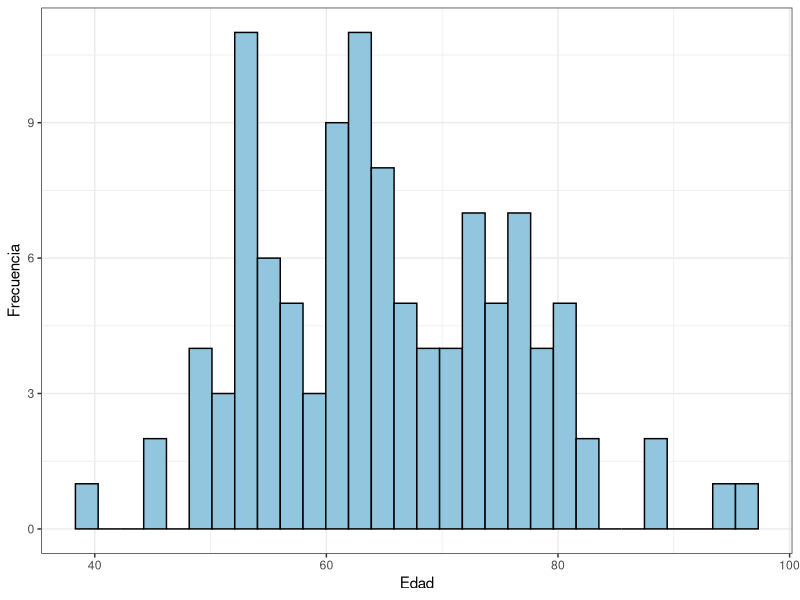
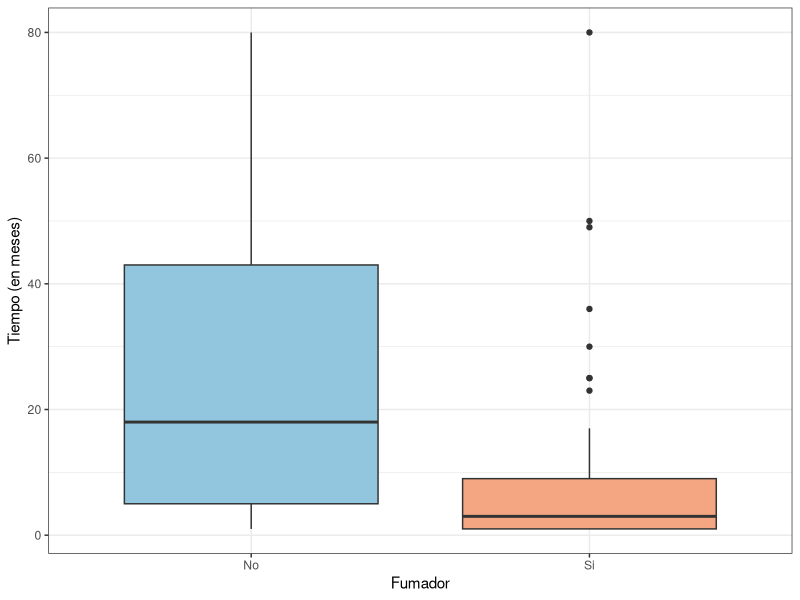
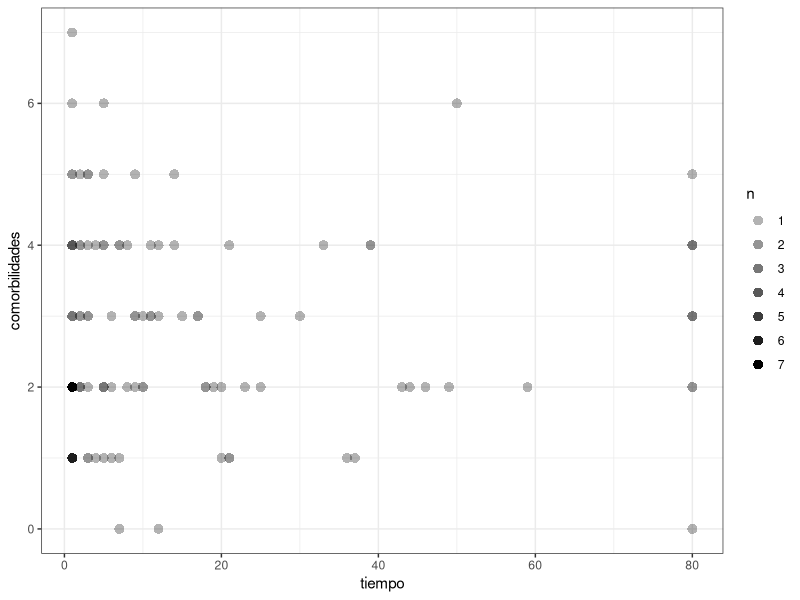
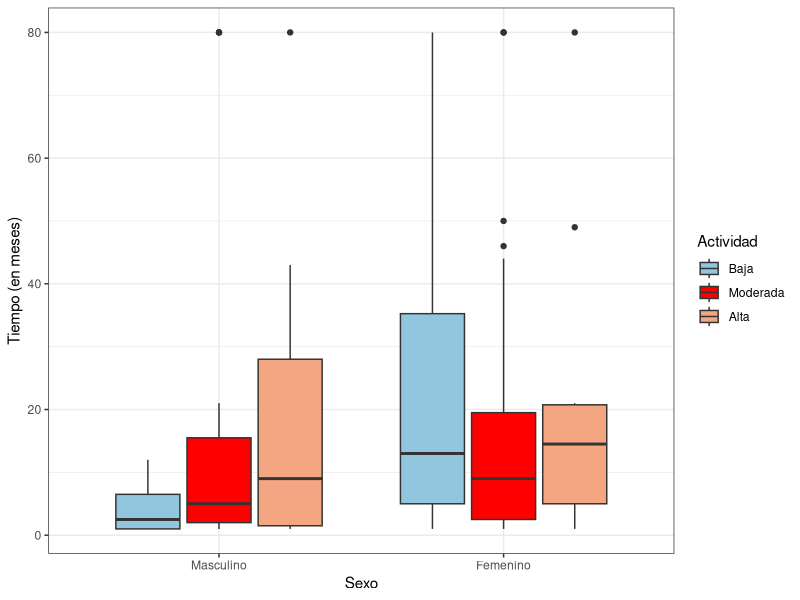
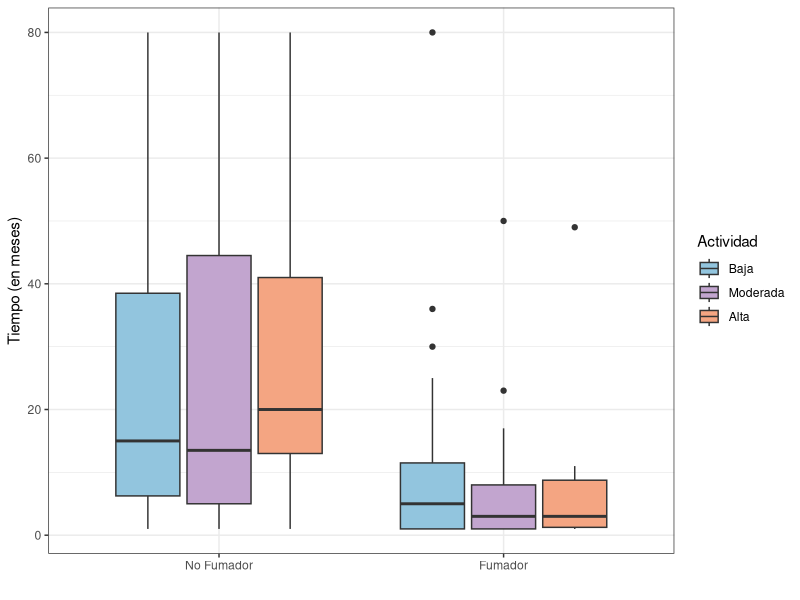
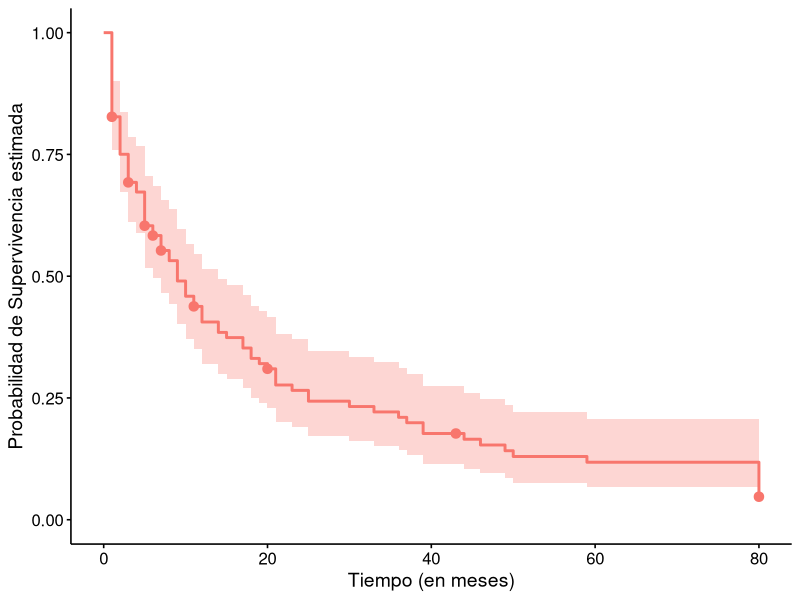
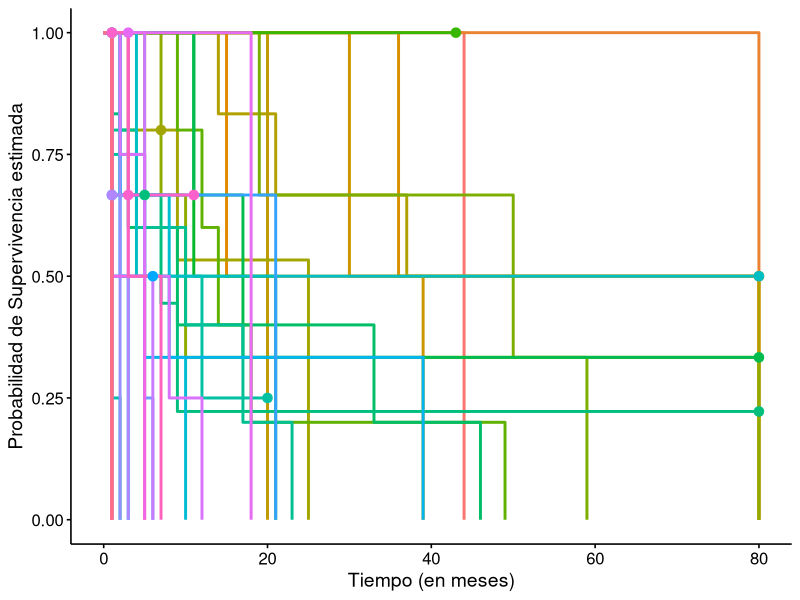
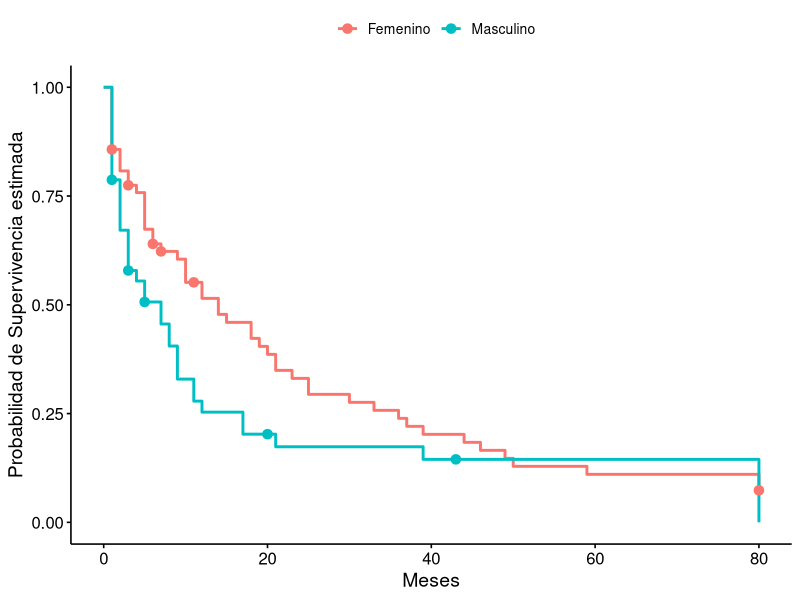

Here is the R script that generated these plots, in order:
## ---- chunk 1
# Te voy a pedir porfis si podés ver de arreglar los títulos de las tablas? Porque no sé qué toqué pero los rompí :P :(

# TO DO: (alt + 127)
# ⌂ Introducción
# ⌂ Que se referencie Figura 1, etc (en vez de sólo el 1)
# ⌂ Referenciar tablas
# ⌂ Centrar captions (de tablas y figuras)
# ⌂ Hacer que los gráficos sean un toque más chicos y que no se muevan
# ⌂ Mejorar captions
# ⌂ CATEGORIZAR COMORBILIDAD (0-2, 3-4, >=5)
# ⌂



# PARA VER DE CATEGORIZAR COMORBILIDADES:
# Otro Estudio solo el 6% de los pacientes con enfermedad pulmonar obstructiva crónica no tenía otra afección médica crónica, con un promedio de 3.7 comorbilidades en pacientes con EPOC frente a 1.8 en controles sanos.
# 
# Otro estudio informó que más del 50% de una cohorte de 1522 pacientes con EPOC tenían 1 o 2 comorbilidades, el 15.8% tenía 3 o 4 comorbilidades y el 6.8% tenía 5 o más.
# FUENTE: https://scielo.isciii.es/scielo.php?script=sci_arttext&pid=S2529-850X2020001000010#B16

# Siento que dice cosas muy variadas VER QUE USAR
## ---- chunk 2
knitr::opts_chunk$set(
  warning = FALSE,
  message = FALSE, 
  echo = F,
  fig.pos = 'H',
  fig.align = "center"
)
## ---- chunk 3
# install.packages("bookdown")
library(readr)
library(tibble)
library(tidyverse)
library(dplyr)
library(knitr)
library(kableExtra)
library(RColorBrewer) # Paletas
library(survival)  # Manejo datos de supervivencia 
library(survminer) # Crear gráficos con la función ggsurvplot()
library(survMisc)  # Para realizar el test de tendencia
library(ggpubr)    # Manejo de gráficos con ggplot (o ggsurvplot)

# Para que las tablas, etc esté en español
# tinytex::tlmgr_install("babel-spanish")


## ---- chunk 4
# Somos el grupo 7 así que nos corresponde el dataset 7:

datos <- read_csv("conjunto_grupo_7.csv")
summary(datos)

## ---- chunk 5
# Para ver paletas de colores: (Me gustó la RdBu, pero decime voooos)
# display.brewer.all()

# Para ver cuántos colores tiene la paleta:
# brewer.pal.info["RdBu", "maxcolors"]

#  brewer.pal.info["PRGn", "maxcolors"]

# Para que los muestre:

# display.brewer.pal(n = 11, "RdBu")
# prgn <- brewer.pal(n = 11, name = "PRGn")
# barplot(rep(1, 11), col = prgn, names.arg = prgn, las = 2)


# Para los nombres de los colores:
# brewer.pal(n = 11, name = "RdBu")

# Para ver qué color es cuál:
 # colores <- brewer.pal(11, "RdBu")
 # barplot(rep(1, 11), col = colores, names.arg = colores, las = 2)


# VER de ponerles nombres
# colores <- brewer.pal(11, "RdBu")
# names(colores) <- c("RojoOscuro", "Rojo", "Rosa", "Salmón", "Beige",
#                     "Gris", "Celeste", "AzulClaro", "Azul", "AzulOscuro", "AzulMuyOscuro")


## ---- chunk 6

# Histograma:
ggplot(datos, aes(x = edad)) +
  geom_histogram(fill = "#92C5DE", color = "black") +
  theme_bw()+
  labs(y = "Frecuencia", x = "Edad")
## ---- chunk 7

# Boxplot fumadores:
datos %>% 
  group_by(fumador) %>% 
  ggplot(aes(x = fumador, y = tiempo, fill = fumador)) + 
  geom_boxplot() +
  scale_fill_manual(values = c("#92C5DE", "#F4A582"))+
  labs (x = "Fumador", y = "Tiempo (en meses)") +
  scale_x_discrete(label = c("No", "Si")) +
  theme_bw() +
  theme(legend.position = "none") 

## ---- chunk 8

datos %>% 
  # str_to_title: Para que use los niveles de actividad con mayúscula la primera letra
  # factor(...., levels): para que las ordene
  mutate(
    actividad = str_to_title(as.character(actividad)), 
        actividad = factor(actividad,
                       levels = c("Alta", "Moderada", "Baja"))) %>% 
  group_by(actividad) %>% 
  summarise(
    n = n(),
    media = mean(tiempo),
    mediana = median(tiempo),
    sd = sd(tiempo)
  ) %>%
  mutate(
    across(where(is.numeric), # Para que sólo use 2 decimales
           ~round(.x, 2))) %>%
  kable(
    caption = "Medidas descriptivas de los pacientes de acuerdo a su nivel de actividad fisica",
    col.names = c("Actividad", "n", "Media", "Mediana", "Desvio estandar"),
    escape = F,
    label = "Tabla 1") %>%
  kable_styling(latex_options = "hold_position")
# responsive para que si usamos htlm se ajuste bien creo
# hold position para que no pase a otra hoja creo

## ---- chunk 9
# Comorbilidad:
ggplot(datos, aes(x = tiempo, y = comorbilidades)) +
  geom_count(aes(alpha = after_stat(n)), shape = 16, size = 3) +
  scale_alpha(range = c(0.3, 1)) +
  theme_bw()
## ---- chunk 10


datos %>% 
  mutate(comorbilidades = factor(comorbilidades)) %>% 
  group_by(comorbilidades) %>% 
  summarise(
    n = n(),
    media = mean(tiempo),
    mediana = median(tiempo),
    sd = sd(tiempo)
  ) %>%
  mutate(
    across(where(is.numeric),
           ~round(.x, 2))) %>%
kable(
  caption = "Medidas descriptivas de los pacientes de acuerdo a la cantidad de comorbilidades que presentaron",
  col.names = c("Comorbilidades", "n", "Media", "Mediana", "Desvío estándar"),
  escape = FALSE
) %>% 
  kable_styling(latex_options = c("responsive", "hold_position"))


# Sólo hay una persona que presentó 7 comorbilidades así que no se puede calcular el desvío 

## ---- chunk 11

# aqui poner codigo para hacer la variable tipo de comorbilidad

## ---- chunk 12

# Intento de boxplot sexo y actividad física
datos %>% 
  mutate(
    sexo = str_to_title(as.character(sexo)),
    sexo = factor(sexo,
                  levels = c("Masculino", "Femenino")),
        actividad = str_to_title(as.character(actividad)),
    actividad = factor(actividad,
         levels = c("Baja", "Moderada", "Alta"))) %>% 
  group_by(sexo, actividad) %>%
  ggplot(aes(x = sexo, y = tiempo, fill = actividad))+
  geom_boxplot()+
  scale_fill_manual(values = c("#92C5DE", "red","#F4A582"))  +
  labs(x = "Sexo",
       y = "Tiempo (en meses)",
       fill = "Actividad") +
  theme_bw() 

# le cambie el color porque la verdad no los diferenciaba, pero despues ponele el color que tenia
## ---- chunk 13

# Intento de actividad física y fumadores
datos %>% 
  mutate(
        actividad = str_to_title(as.character(actividad)),
    actividad = factor(actividad,
         levels = c("Baja", "Moderada", "Alta"))) %>% 
  group_by(fumador, actividad) %>%
  ggplot(aes(x = fumador, y = tiempo, fill = actividad))+
  geom_boxplot()+
  scale_fill_manual(values = c("#92C5DE", "#C2A5CF","#F4A582"))  +
  labs(x = "",
       y = "Tiempo (en meses)",
       fill = "Actividad") +
  scale_x_discrete(label = c("No Fumador", "Fumador")) +
  theme_bw() 

## ---- chunk 14
# Modelo para graficar
mod_0 <- survfit(Surv(tiempo, complicacion) ~ 1,
                 data = datos)
summary(mod_0)


# VER si no debería hacer así: !!!! (usa el modelo de cox)
# mod_0 <- coxph(Surv(tiempo, complicacion) ~ 1,
#                ties = "breslow", data = datos)
# 
# # Crear curva de supervivencia a partir del modelo
# km_mod_0 <- survfit(mod_0)
# 
# # Ahora sí graficar
# ggsurvplot(fit = km_mod_0, data = datos,
#            title = "Función de supervivencia estimada (K-M)",
#            censor.shape = 20,
#            xlab = "Meses",
#            ylab = "Probabilidad de Supervivencia estimada",
#            legend = "none",
#            legend.title = "")

## ---- chunk 15

ggsurvplot(fit = mod_0, data = datos,
           censor.shape = 20,
           xlab = "Tiempo (en meses)",
           ylab = "Probabilidad de Supervivencia estimada",
           legend = "none",
           legend.title = "")

## ---- chunk 16
# Para graficar:
# Calcula la función de supervivencia
mod_1 <- survfit(Surv(tiempo, complicacion) ~ edad,
                 data = datos)
summary(mod_1)

## ---- chunk 17
ggsurvplot(fit = mod_1, data = datos,
           censor.shape = 20,
           xlab = "Tiempo (en meses)",
           ylab = "Probabilidad de Supervivencia estimada",
           legend = "none",
           legend.title = "")

## ---- chunk 18

# Haciendo el modelo de cox para edad:
modc_1 <- coxph(Surv(tiempo, complicacion) ~ edad, 
               ties = "breslow", data = datos)
summary(modc_1)


# Test de verosimilitud:
# -2*log(reducido) - log(completo)
-2*modc_1$loglik[1] - modc_1$loglik[2]


## ---- chunk 19
# Supervivencia para graficar
mod_2 <- survfit(Surv(tiempo, complicacion) ~ sexo,
                 data = datos)
summary(mod_2)
## ---- chunk 20

ggsurvplot(fit = mod_2, data = datos,
           censor.shape = 20,
           xlab = "Meses",
           ylab = "Probabilidad de Supervivencia estimada",
           legend.labs = c("Femenino", "Masculino"),
           legend.title = "")

## ---- chunk 21

# Haciendo el modelo de cox para sexo:
modc_2 <- coxph(Surv(tiempo, complicacion) ~ sexo, 
               ties = "breslow", data = datos)
summary(modc_2)


# Test de verosimilitud:
# -2*log(reducido) - log(completo)
-2*modc_2$loglik[1] - modc_2$loglik[2]


## ---- chunk 22
# Modelo para graficar
mod_3 <- survfit(Surv(tiempo, complicacion) ~ fumador,
                 data = datos)
summary(mod_3)
## ---- chunk 23

ggsurvplot(fit = mod_3, data = datos,
           censor.shape = 20,
           xlab = "Meses",
           ylab = "Probabilidad de Supervivencia estimada",
           legend.labs = c("No Fumador", "Fumador"),
           legend.title = "")

## ---- chunk 24

# Haciendo el modelo de cox para sexo:
modc_3 <- coxph(Surv(tiempo, complicacion) ~ fumador, 
               ties = "breslow", data = datos)
summary(modc_3)


# Test de verosimilitud:
# -2*log(reducido) - log(completo)
-2*modc_3$loglik[1] - modc_3$loglik[2]


## ---- chunk 25
# Modelo para graficar
mod_4 <- survfit(Surv(tiempo, complicacion) ~ actividad,
                 data = datos)
summary(mod_4)
## ---- chunk 26

# ORDENAR ALTA MODERADA BAJA O BAJA MODERADA ALTA
ggsurvplot(fit = mod_4, data = datos,
           censor.shape = 20,
           xlab = "Meses",
           ylab = "Probabilidad de Supervivencia estimada",
           legend.labs = c("Alta", "Baja", "Moderada"),
           legend.title = "")

## ---- chunk 27

# Haciendo el modelo de cox para sexo:
modc_4 <- coxph(Surv(tiempo, complicacion) ~ actividad, 
               ties = "breslow", data = datos)
summary(modc_4)


# Test de verosimilitud:
# -2*log(reducido) - log(completo)
-2*modc_4$loglik[1] - modc_4$loglik[2]
## ---- chunk 28
# Modelo para graficar
mod_5 <- survfit(Surv(tiempo, complicacion) ~ comorbilidades,
                 data = datos)
summary(mod_5)
## ---- chunk 29

ggsurvplot(fit = mod_5, data = datos,
           censor.shape = 20,
           xlab = "Meses",
           ylab = "Probabilidad de Supervivencia estimada",
           legend.labs = c("0","1", "2", "3", "4", "5", "6", "7"),
           legend.title = "Comorbilidades")
